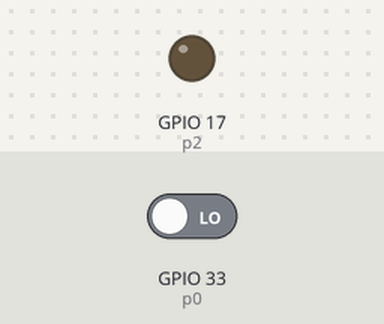
Recording of a program running on a simulated ESP32 board running MicroPython. Shown: output pins drawn as LEDs (lit = HIGH). Dashed ring = blinking. Inputs (shaded band) come from the test bench; at power-on: GPIO 33 (p0) LOW.

Above: at 1.2 s.
1.3 s: GPIO 33 (p0) driven HIGH
At 1.51 s:
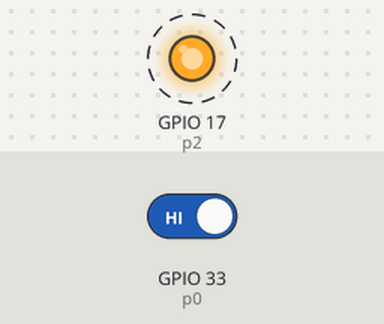
4.3 s: GPIO 33 (p0) driven LOW
At 4.3 s:
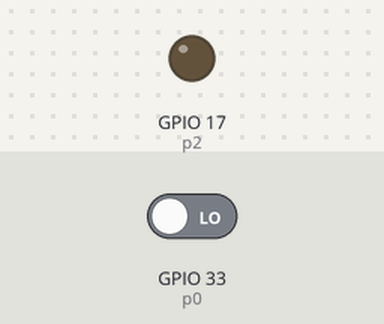
Timing chart, 0 to 7.3 s (numbered marks = the images above; inputs shaded):
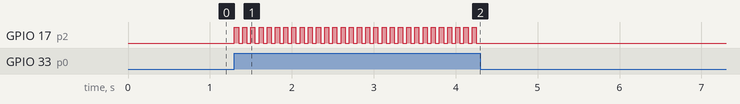

Measured:
- after the input at 1.3 s, GPIO 17 (p2): alternates HIGH for 0.05 s and LOW for 0.05 s, starting at once
- after the input at 4.3 s, GPIO 17 (p2): stops changing and stays LOW

The program:

1.mvDetect.py
```python
#http://yhhuang1966.blogspot.com/2017/06/micropython-on-esp8266-pir.html
#測試 1 : 偵測到移動使 LED 閃爍
from machine import Pin
import time
p0=Pin(33, Pin.IN)          #接 PIR 感測器信號輸出 (中間腳)
p2=Pin(17, Pin.OUT)      #接 LED + 220 歐姆電阻

def LED_blink():           #閃爍 LED 一次的函數
    p2.value(1)
    time.sleep_ms(50)     #暫停 50 ms
    p2.value(0)
    time.sleep_ms(50)      #暫停 50 ms

while True:
    if p0.value()==1:       #PIR 偵測到人體移動時輸出 High (3.3V)
        LED_blink()          #讓 LED 閃爍
    else:                           #移動停止時 PIR 輸出 Low
        p2.value(0)            #讓 LED 熄滅
```
